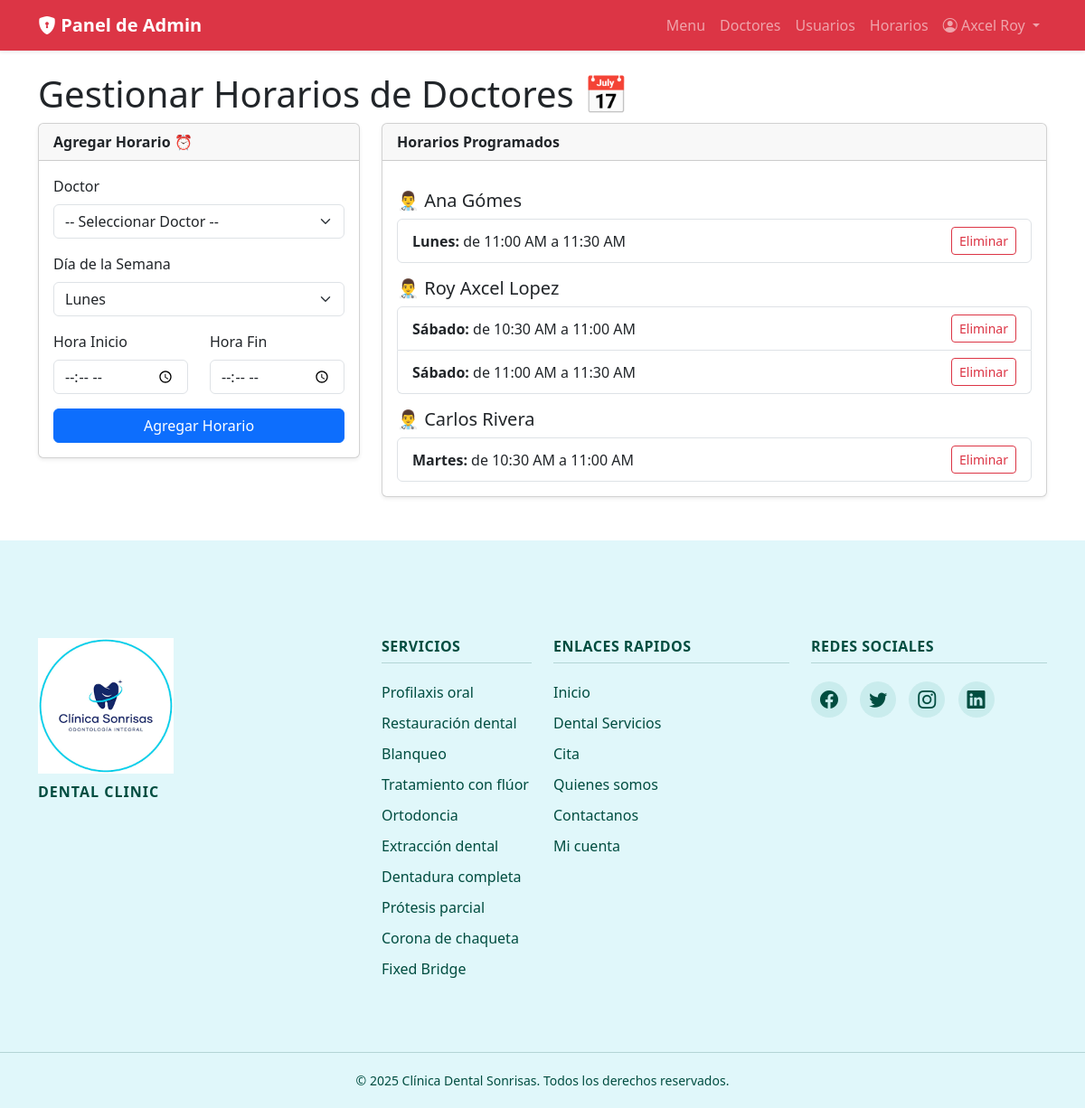
/admin/gestionar_horarios.php (signed in), run on the app's committed database.
### tables this page shows
CREATE TABLE `horarios` (
  `id_horario` int(11) NOT NULL,
  `id_doctor` int(11) NOT NULL,
  `dia_semana` enum('Lunes','Martes','Miércoles','Jueves','Viernes','Sábado','Domingo') NOT NULL,
  `hora_inicio` time NOT NULL,
  `hora_fin` time NOT NULL
);

### admin/gestionar_horarios.php (the view, shortened to what this page needs)
<?php
require_once __DIR__ . '/../includes/config.php';
$query_horarios = "SELECT h.id_horario, h.dia_semana, h.hora_inicio, h.hora_fin, u.nombre, u.apellido
                   FROM horarios h
                   JOIN doctores d ON h.id_doctor = d.id_doctor
                   JOIN usuarios u ON d.id_usuario = u.id_usuario
                   ORDER BY u.apellido, u.nombre, FIELD(h.dia_semana, 'Lunes','Martes','Miércoles','Jueves','Viernes','Sábado','Domingo')";
$resultado_horarios = $mysqli->query($query_horarios);
$horarios_agrupados = [];
while ($row = $resultado_horarios->fetch_assoc()) {
    $horarios_agrupados[$row['nombre'] . ' ' . $row['apellido']][] = $row;
}
require_once ROOT_PATH . '/includes/header.php';
?>
<h1>Gestionar Horarios de Doctores 📅</h1>
<div class="row">
    <div class="col-md-4 mb-4">
        <div class="card shadow-sm">
            <div class="card-header fw-bold">Agregar Horario ⏰</div>
            <div class="card-body">
                <form method="POST">
                    <div class="mb-3">
                        <label for="id_doctor" class="form-label">Doctor</label>
                        <select name="id_doctor" id="id_doctor" class="form-select" required>
                            <option value="">-- Seleccionar Doctor --</option>
                        </select>
                    </div>
                    <div class="mb-3">
                        <label for="dia_semana" class="form-label">Día de la Semana</label>
                        <select name="dia_semana" id="dia_semana" class="form-select" required>
                            <option value="Lunes">Lunes</option>
                        </select>
                    </div>
                    <div class="row">
                        <div class="col-6 mb-3">
                            <label for="hora_inicio" class="form-label">Hora Inicio</label>
                            <input type="time" name="hora_inicio" id="hora_inicio" class="form-control" required>
                        </div>
                        <div class="col-6 mb-3">
                            <label for="hora_fin" class="form-label">Hora Fin</label>
                            <input type="time" name="hora_fin" id="hora_fin" class="form-control" required>
                        </div>
                    </div>
                    <button type="submit" class="btn btn-primary w-100">Agregar Horario</button>
                </form>
            </div>
        </div>
    </div>
    <div class="col-md-8">
        <div class="card shadow-sm">
            <div class="card-header fw-bold">Horarios Programados</div>
            <div class="card-body">
                <?php if (empty($horarios_agrupados)): ?>
                    <p class="text-center text-muted">No hay horarios registrados.</p>
                <?php else: ?>
                    <?php foreach ($horarios_agrupados as $nombre_doctor => $horarios): ?>
                        <h5 class="mt-3">👨‍⚕️ <?php echo htmlspecialchars($nombre_doctor); ?></h5>
                        <ul class="list-group">
                            <?php foreach ($horarios as $h): ?>
                                <li class="list-group-item d-flex justify-content-between align-items-center">
                                    <div>
                                        <strong><?php echo htmlspecialchars($h['dia_semana']); ?>:</strong>
                                        de <?php echo date("g:i A", strtotime($h['hora_inicio'])); ?>
                                        a <?php echo date("g:i A", strtotime($h['hora_fin'])); ?>
                                    </div>
                                    <form method="POST" onsubmit="return confirm('¿Estás seguro de que quieres eliminar este horario?');">
                                        <button type="submit" class="btn btn-sm btn-outline-danger">Eliminar</button>
                                    </form>
                                </li>
                            <?php endforeach; ?>
                        </ul>
                    <?php endforeach; ?>
                <?php endif; ?>
            </div>
        </div>
    </div>
</div>
<?php require_once ROOT_PATH . '/includes/footer.php'; ?>

### data on the page
horarios: dia_semana "Lunes", hora_inicio "11:00 AM", hora_fin "11:30 AM"
horarios: dia_semana "Sábado", hora_inicio "10:30 AM", hora_fin "11:00 AM"
horarios: dia_semana "Sábado", hora_inicio "11:00 AM", hora_fin "11:30 AM"
horarios: dia_semana "Martes", hora_inicio "10:30 AM", hora_fin "11:00 AM"

### other printed values
$_SESSION["nombre"] "Axcel Roy"
$nombre_doctor "Ana Gómes"
$nombre_doctor "Roy Axcel Lopez"
$nombre_doctor "Carlos Rivera"
